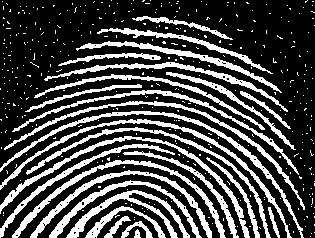
%> input picture noisy-fingerprint.tif, 315 x 238 px
$ octave wk3_task1.m   (GNU Octave 9; MATLAB toolbox functions it lacks are replaced by stand-ins)
%> lines starting %> are read from the running program, lines starting %| are printed output that depends on the picture; in (x1, y1, x2, y2) boxes, pixels count from 0 and x2, y2 are one past the last pixel; in counts of white or black regions, pixels touching at a corner belong together; the program's own positions count from 1
BW = imread('noisy-fingerprint.tif');
%> BW: size 238x315 logical; 28.5% white; 414 white regions (387 under 20 px), largest, box (x1, y1, x2, y2) and area: (0, 111, 304, 238) 1388, (0, 136, 250, 238) 1372, (0, 119, 292, 238) 1337
se = strel('diamond', 2);
se2 = strel('square', 5);
BW2 = imdilate(BW,se);
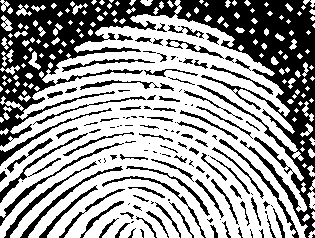
%> BW2: size 238x315 logical; 61.2% white; 143 black regions (56 under 20 px), largest, box (x1, y1, x2, y2) and area: (0, 0, 315, 238) 18886, (0, 143, 124, 226) 493, (20, 166, 123, 238) 485
BW3 = imdilate(BW,se2);
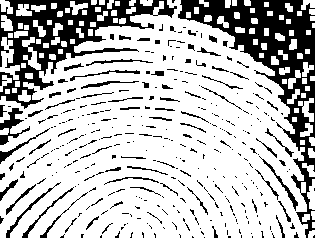
%> BW3: size 238x315 logical; 74.9% white; 346 black regions (270 under 20 px), largest, box (x1, y1, x2, y2) and area: (178, 0, 315, 238) 7295, (0, 0, 177, 109) 5838, (0, 108, 30, 145) 375

%imshow(BW), title('Original')
%figure, imshow(BW2), title('Dilated')

tiledlayout(1,3)

nexttile
imshow(BW)
title('Original')

nexttile
imshow(BW2)
title('Dilated')

nexttile
imshow(BW3)
title('New Dilated')

$ run again, with broken-text.tif copied over noisy-fingerprint.tif
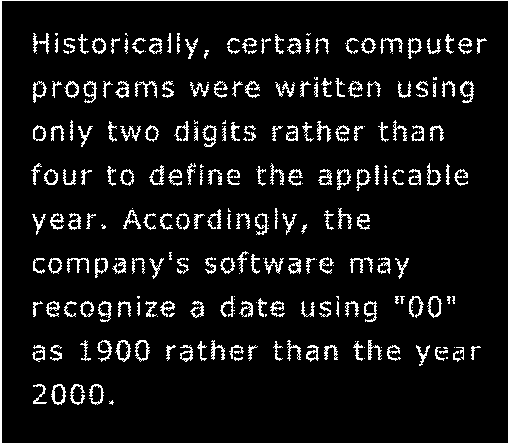
%> input picture broken-text.tif, 509 x 444 px
%> BW: size 444x509 logical; 8.1% white in thin lines or dots
%> `BW2 = imdilate(BW,se);`:
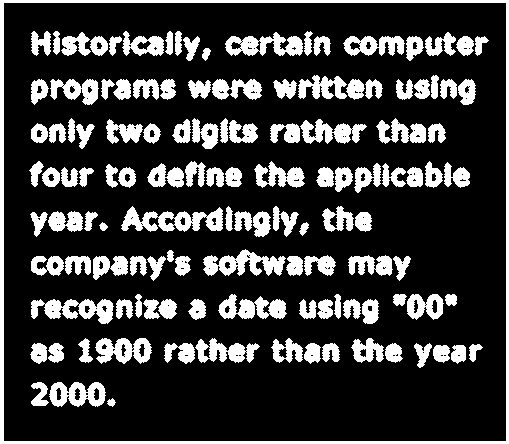
%> BW2: size 444x509 logical; 22.2% white; 125 white regions, largest, box (x1, y1, x2, y2) and area: (0, 0, 509, 444) 6120, (121, 206, 223, 232) 1407, (203, 249, 286, 276) 1206
%> `BW3 = imdilate(BW,se2);`:
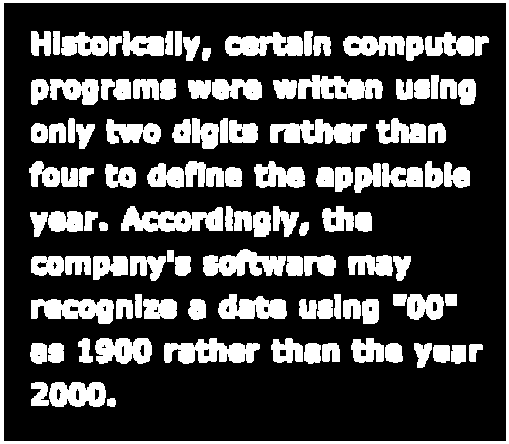
%> BW3: size 444x509 logical; 26.5% white; 111 white regions, largest, box (x1, y1, x2, y2) and area: (0, 0, 509, 444) 6120, (121, 206, 223, 232) 1731, (270, 119, 367, 144) 1615

$ run again, with mushroom img1.png saved as noisy-fingerprint.tif
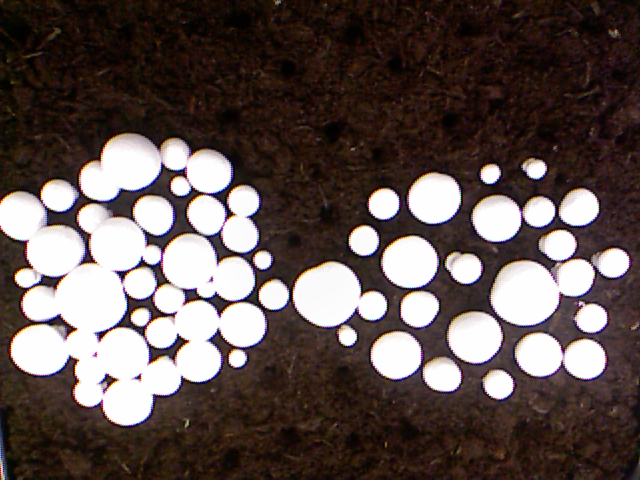
%> input picture mushroom img1.png, 640 x 480 px
%> BW is the input picture: size 480x640x3 uint8; mean R, G, B 94.5, 81.6, 78.8
%> `BW2 = imdilate(BW,se);`:
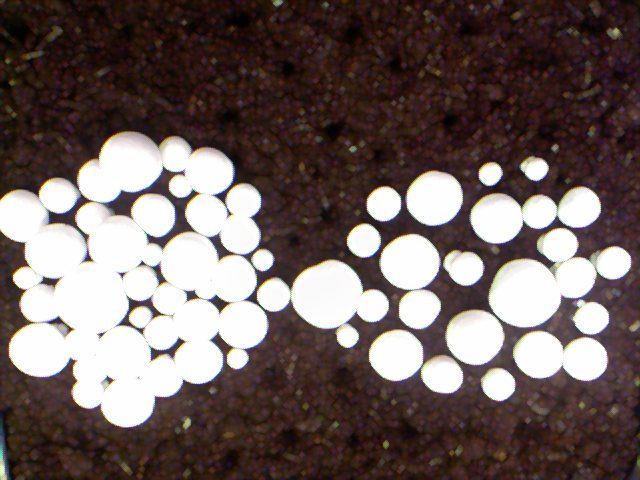
%> BW2: size 480x640x3 uint8; mean R, G, B 110.4, 97, 94.2
%> `BW3 = imdilate(BW,se2);`:
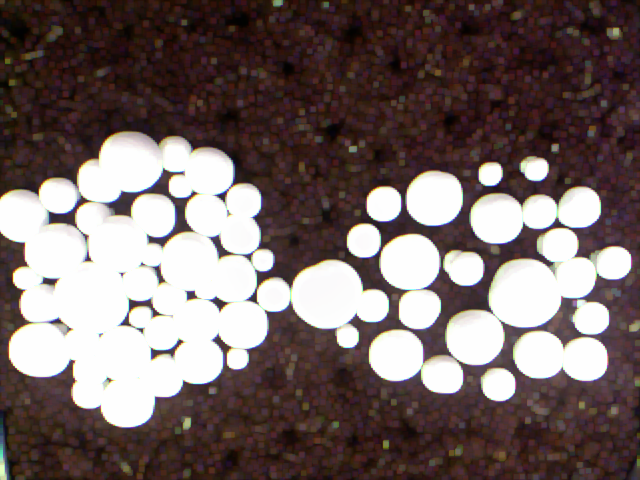
%> BW3: size 480x640x3 uint8; mean R, G, B 115.9, 101.9, 100.1

$ run again, with mushroom img2.png saved as noisy-fingerprint.tif
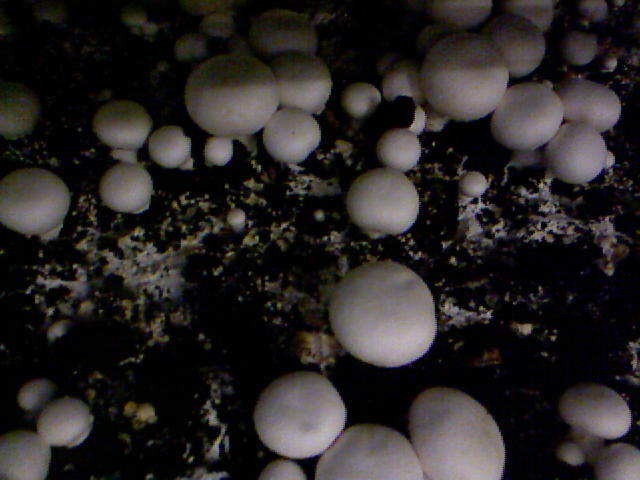
%> input picture mushroom img2.png, 640 x 480 px
%> BW is the input picture: size 480x640x3 uint8; mean R, G, B 40.7, 37.4, 35.9
%> `BW2 = imdilate(BW,se);`:
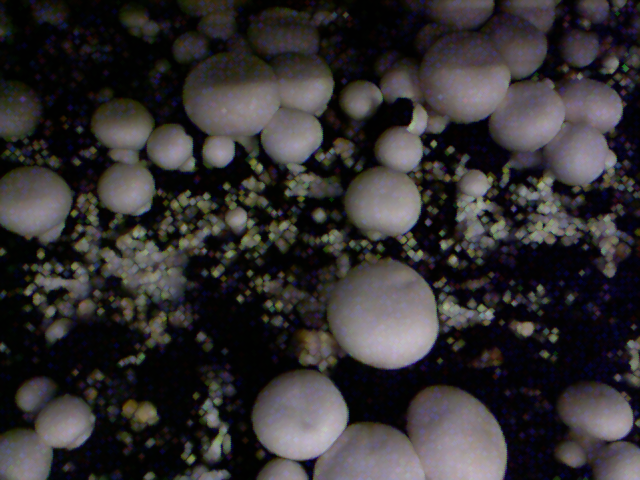
%> BW2: size 480x640x3 uint8; mean R, G, B 50.9, 47.8, 49.2
%> `BW3 = imdilate(BW,se2);`:
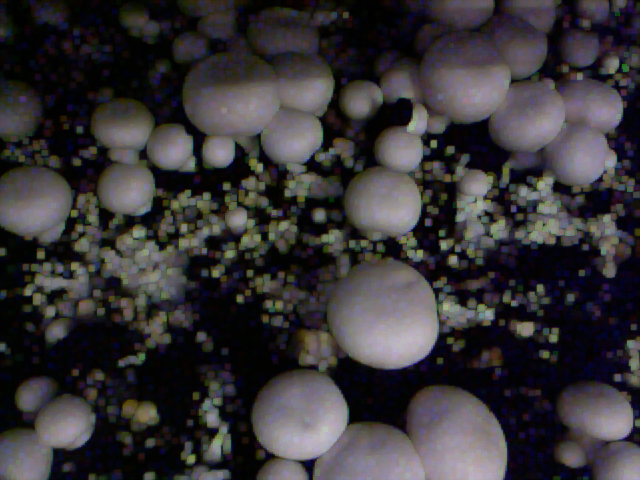
%> BW3: size 480x640x3 uint8; mean R, G, B 55.1, 52.2, 54.8
